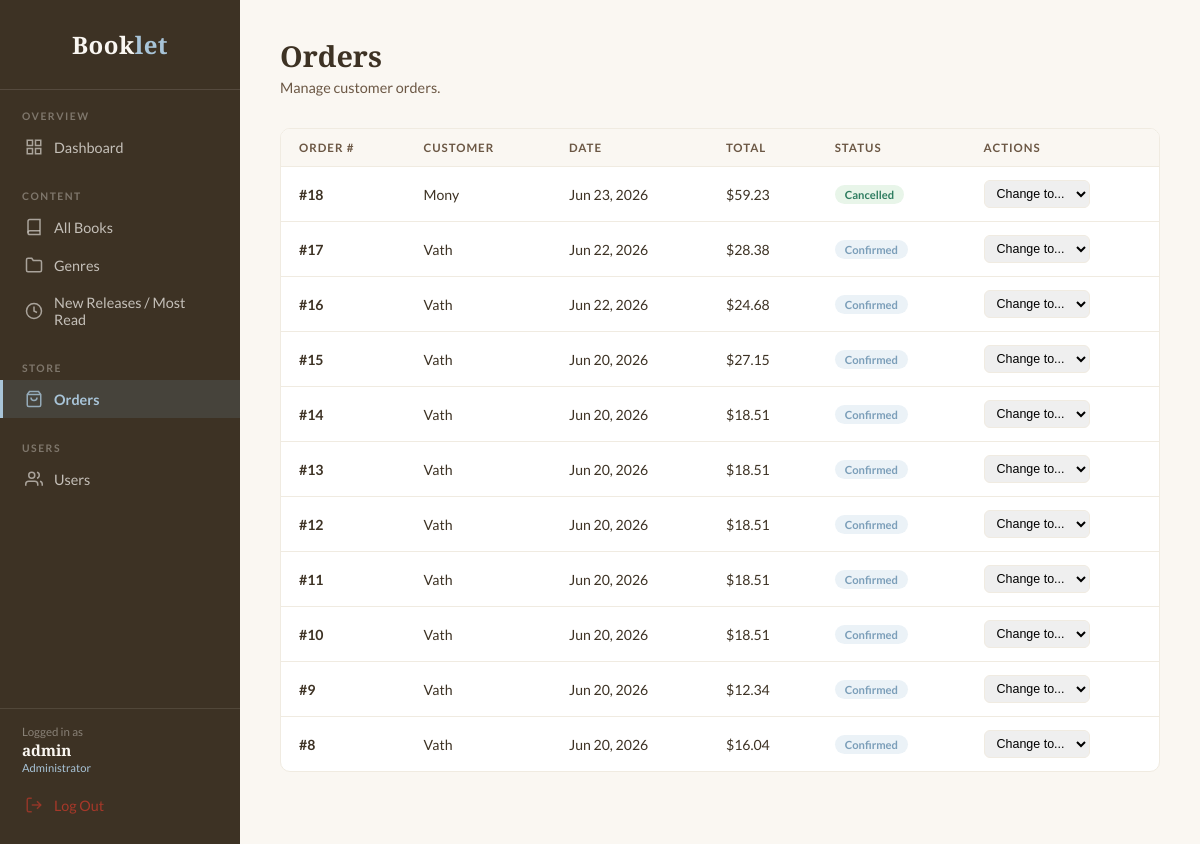
/api/admin/orders/ (signed in), run on the app's committed database.
### book/models.py (models this page shows, shortened)
class User(AbstractUser):
    ROLE_CHOICES = [
        ('customer', 'Customer'),
        ('admin', 'Admin'),
    ]
    role = models.CharField(max_length=20, choices=ROLE_CHOICES, default='customer')

class Order(models.Model):
    STATUS_CHOICES = [
        ('pending', 'Pending'),
        ('confirmed', 'Confirmed'),
        ('cancelled', 'Cancelled'),
    ]
    user = models.ForeignKey(User, on_delete=models.CASCADE, related_name='orders')
    order_date = models.DateTimeField(auto_now_add=True)
    total_price = models.FloatField(default=0)
    status = models.CharField(max_length=20, choices=STATUS_CHOICES, default='pending')

### book/views.py (the view)
# urls.py: path('admin/orders/',           views.admin_orders,                name='admin_orders'),
@login_required(login_url='admin_login')
@user_passes_test(is_admin_user, login_url='admin_login')
def admin_orders(request):
    if request.method == 'POST':
        order_id = request.POST.get('order_id')
        new_status = request.POST.get('new_status')
        if order_id and new_status:
            Order.objects.filter(id=order_id).update(status=new_status)
        return redirect('admin_orders')
    orders_list = Order.objects.all().order_by('-order_date')
    pending_orders_count = Order.objects.filter(status='pending').count()
    return render(request, 'Admin.html', {
        'active_section': 'orders',
        'orders': orders_list,
        'pending_orders_count': pending_orders_count,
    })

### book/views.py (called while the page is built)
def is_admin_user(user):
    return user.is_authenticated and (user.role == 'admin' or user.is_superuser)

### book/templates/Admin.html (shortened to what this page needs)
{% load static %}
<!DOCTYPE html>
<html lang="en">
<head>
</head>
<body>
    {% if not request.user.is_authenticated %}
    <div class="login-container">
        <div class="login-card">
            <h1>Booklet</h1>
            <p class="sub">Admin Login</p>
            {% if error %}
            <p class="error">{{ error }}</p>
            {% endif %}
            <form method="post" action="{% url 'admin_login' %}">
                {% csrf_token %}
                <label for="username">Username</label>
                <input type="text" id="username" name="username" required />
                <label for="password">Password</label>
                <input type="password" id="password" name="password" required />
                <button type="submit" class="btn-login">Sign In</button>
            </form>
        </div>
    </div>
    {% else %}
    <aside class="sidebar">
        <div class="sidebar-logo">Book<span>let</span></div>
        <nav>
            <div class="nav-section">
                <div class="nav-label">Overview</div>
                <a href="{% url 'admin_dashboard' %}" class="nav-item {% if active_section == 'dashboard' %}active{% endif %}">
                    <svg class="icon" viewBox="0 0 24 24" fill="none" stroke="currentColor" stroke-width="2">
                        <rect x="3" y="3" width="7" height="7" />
                        <rect x="14" y="3" width="7" height="7" />
                        <rect x="14" y="14" width="7" height="7" />
                        <rect x="3" y="14" width="7" height="7" />
                    </svg>
                    Dashboard
                </a>
            </div>
            <div class="nav-section">
                <div class="nav-label">Content</div>
                <a href="{% url 'admin_books_all' %}" class="nav-item {% if active_section == 'books_all' %}active{% endif %}">
                    <svg class="icon" viewBox="0 0 24 24" fill="none" stroke="currentColor" stroke-width="2">
                        <path d="M4 19.5A2.5 2.5 0 016.5 17H20" />
                        <path d="M6.5 2H20v20H6.5A2.5 2.5 0 014 19.5v-15A2.5 2.5 0 016.5 2z" />
                    </svg>
                    All Books
                </a>
                <a href="{% url 'admin_genre_list' %}" class="nav-item {% if active_section == 'genres' %}active{% endif %}">
                    <svg class="icon" viewBox="0 0 24 24" fill="none" stroke="currentColor" stroke-width="2">
                        <path d="M22 19a2 2 0 01-2 2H4a2 2 0 01-2-2V5a2 2 0 012-2h5l2 3h9a2 2 0 012 2z" />
                    </svg>
                    Genres
                </a>
                <a href="{% url 'admin_books_new' %}" class="nav-item {% if active_section == 'books_new' %}active{% endif %}">
                    <svg class="icon" viewBox="0 0 24 24" fill="none" stroke="currentColor" stroke-width="2">
                        <circle cx="12" cy="12" r="10" />
                        <polyline points="12 6 12 12 16 14" />
                    </svg>
                    New Releases / Most Read
                </a>
            </div>
            <div class="nav-section">
                <div class="nav-label">Store</div>
                <a href="{% url 'admin_orders' %}" class="nav-item {% if active_section == 'orders' %}active{% endif %}">
                    <svg class="icon" viewBox="0 0 24 24" fill="none" stroke="currentColor" stroke-width="2">
                        <path d="M6 2L3 6v14a2 2 0 002 2h14a2 2 0 002-2V6l-3-4z" />
                        <line x1="3" y1="6" x2="21" y2="6" />
                        <path d="M16 10a4 4 0 01-8 0" />
                    </svg>
                    Orders
                </a>
            </div>
            <div class="nav-section">
                <div class="nav-label">Users</div>
                <a href="{% url 'admin_users' %}" class="nav-item {% if active_section == 'users' %}active{% endif %}">
                    <svg class="icon" viewBox="0 0 24 24" fill="none" stroke="currentColor" stroke-width="2">
                        <path d="M17 21v-2a4 4 0 00-4-4H5a4 4 0 00-4 4v2" />
                        <circle cx="9" cy="7" r="4" />
                        <path d="M23 21v-2a4 4 0 00-3-3.87" />
                        <path d="M16 3.13a4 4 0 010 7.75" />
                    </svg>
                    Users
                </a>
            </div>
        </nav>
        <div class="sidebar-spacer"></div>
        <div class="sidebar-user">
            <div class="greeting">Logged in as</div>
            <div class="admin-name">{{ request.user.get_full_name|default:request.user.username }}</div>
            <div class="admin-role">Administrator</div>
        </div>
        <a href="{% url 'admin_logout' %}" class="nav-item logout">
            <svg class="icon" viewBox="0 0 24 24" fill="none" stroke="currentColor" stroke-width="2">
                <path d="M9 21H5a2 2 0 01-2-2V5a2 2 0 012-2h4" />
                <polyline points="16 17 21 12 16 7" />
                <line x1="21" y1="12" x2="9" y2="12" />
            </svg>
            Log Out
        </a>
    </aside>
    <main class="main">
        {% block admin_content %}
        {% if active_section == 'users' %}
        <div class="page-header">
            <h1>Users</h1>
            <p>All registered users on Booklet — including login activity.</p>
        </div>
        <div class="stats-grid">
            <div class="stat-card">
                <div class="stat-label">Total Users</div>
                <div class="stat-value">{{ total_users }}</div>
            </div>
            <div class="stat-card green">
                <div class="stat-label">Logged In</div>
                <div class="stat-value">{{ logged_in_users }}</div>
                <div class="stat-sub">users who have ever logged in via the API</div>
            </div>
            <div class="stat-card brown">
                <div class="stat-label">New This Month</div>
                <div class="stat-value">{{ new_users_this_month }}</div>
            </div>
        </div>
        <div class="filter-tabs">
            <a href="{% url 'admin_users' %}?filter=all" class="filter-tab {% if filter_type == 'all' %}active{% endif %}">
                All Users
                <span class="badge-sm">{{ total_users }}</span>
            </a>
            <a href="{% url 'admin_users' %}?filter=logged_in" class="filter-tab {% if filter_type == 'logged_in' %}active{% endif %}">
                Logged In
                <span class="badge-sm">{{ logged_in_users }}</span>
            </a>
        </div>
        <div class="table-wrap">
            <table>
                <thead>
                    <tr>
                        <th>ID</th>
                        <th>Username</th>
                        <th>Full Name</th>
                        <th>Email</th>
                        <th>Role</th>
                        <th>Joined</th>
                        <th>Last Login</th>
                        <th>Actions</th>
                    </tr>
                </thead>
                <tbody>
                    {% for u in users %}
                    <tr>
                        <td style="font-weight:600;">#{{ u.id }}</td>
                        <td class="book-title">{{ u.username }}</td>
                        <td>{{ u.get_full_name|default:"—" }}</td>
                        <td>{{ u.email|default:"—" }}</td>
                        <td>
                            <span class="tag {% if u.role == 'admin' %}tag-popular{% else %}tag-classic{% endif %}">
                                {{ u.get_role_display }}
                            </span>
                        </td>
                        <td>{{ u.date_joined|date:"M d, Y" }}</td>
                        <td>
                            {% if u.last_login %}
                            <span style="white-space:nowrap;">{{ u.last_login|date:"M d, Y H:i" }}</span>
                            {% else %}
                            <span style="color:var(--brown-light); font-style:italic;">Never</span>
                            {% endif %}
                        </td>
                        <td>
                            <form method="post" action="{% url 'admin_user_delete' u.id %}" style="display:inline;">
                                {% csrf_token %}
                                <button type="submit" class="icon-btn del"
                                    onclick="return confirm('Delete user {{ u.username|escapejs }} permanently?')">Delete</button>
                            </form>
                        </td>
                    </tr>
                    {% empty %}
                    <tr>
                        <td colspan="8" style="text-align:center; padding:32px; color: var(--brown-light);">
                            No users found.
                        </td>
                    </tr>
                    {% endfor %}
                </tbody>
            </table>
        </div>
        {% elif active_section == 'orders' %}
        <div class="page-header">
            <h1>Orders</h1>
            <p>Manage customer orders.</p>
        </div>
        <div class="table-wrap">
            <table>
                <thead>
                    <tr>
                        <th>Order #</th>
                        <th>Customer</th>
                        <th>Date</th>
                        <th>Total</th>
                        <th>Status</th>
                        <th>Actions</th>
                    </tr>
                </thead>
                <tbody>
                    {% for order in orders %}
                    <tr>
                        <td style="font-weight:700;">#{{ order.id }}</td>
                        <td>{{ order.user.username }}</td>
                        <td>{{ order.order_date|date:"M d, Y" }}</td>
                        <td>${{ order.total_price|floatformat:2 }}</td>
                        <td>
                            <span class="tag {% if order.status == 'pending' %}tag-new{% elif order.status == 'confirmed' %}tag-popular{% elif order.status == 'cancelled' %}tag-new{% endif %}">
                                {{ order.get_status_display }}
                            </span>
                        </td>
                        <td>
                            <div class="actions">
                                <form method="post" action="{% url 'admin_orders' %}" style="display:inline;">
                                    <select name="new_status" onchange="this.form.submit()"
                                        style="padding:5px 8px; border:1px solid var(--cream-mid); border-radius:6px; font-size:.78rem;">
                                        <option value="">Change to...</option>
                                    </select>
                                </form>
                            </div>
                        </td>
                    </tr>
                    {% empty %}
                    <tr>
                        <td colspan="6" style="text-align:center; padding:32px; color: var(--brown-light);">
                            No orders yet.
                        </td>
                    </tr>
                    {% endfor %}
                </tbody>
            </table>
        </div>
        {% endif %}
        {% endblock %}
    </main>
    {% endif %}
</body>
</html>

### book/templates/Admin.html (style rules this page uses)
:root { --cream: #FAF7F2; --cream-mid: #F0EBE1; --brown: #3D3224; --brown-light: #6B5744; --blue: #7B9EB9; --blue-light: #A8C4D8; --blue-faint: #EBF2F7; --red: #C0392B; --green: #2E7D60; --sidebar-w: 240px; --radius: 10px; }
*, *::before, *::after { box-sizing: border-box; margin: 0; padding: 0; }
body { font-family: 'Lato', sans-serif; background: var(--cream); color: var(--brown); display: flex; min-height: 100vh; }
.sidebar { width: var(--sidebar-w); background: var(--brown); display: flex; flex-direction: column; position: fixed; top: 0; left: 0; bottom: 0; padding: 28px 0 20px; z-index: 100; }
.sidebar-logo { font-family: 'Playfair Display', serif; font-size: 1.5rem; font-weight: 700; color: var(--cream); text-align: center; padding: 0 20px 28px; border-bottom: 1px solid rgba(250, 247, 242, .12); letter-spacing: .5px; }
.sidebar-logo span { color: var(--blue-light); }
.nav-section { padding: 20px 0 4px; }
.nav-label { font-size: .65rem; font-weight: 700; letter-spacing: 1.5px; text-transform: uppercase; color: rgba(250, 247, 242, .35); padding: 0 22px; margin-bottom: 6px; }
.nav-item { display: flex; align-items: center; gap: 11px; padding: 10px 22px; color: rgba(250, 247, 242, .72); text-decoration: none; font-size: .9rem; font-weight: 400; border-left: 3px solid transparent; transition: background .15s, color .15s, border-color .15s; position: relative; }
.nav-item.active { background: rgba(123, 158, 185, .15); color: var(--blue-light); border-left-color: var(--blue-light); font-weight: 600; }
.nav-item .icon { width: 18px; height: 18px; flex-shrink: 0; opacity: .8; }
.sidebar-spacer { flex: 1; }
.sidebar-user { padding: 16px 22px 8px; border-top: 1px solid rgba(250, 247, 242, .1); }
.sidebar-user .greeting { font-size: .72rem; color: rgba(250, 247, 242, .4); margin-bottom: 2px; }
.sidebar-user .admin-name { font-family: 'Playfair Display', serif; font-size: .95rem; color: var(--cream); font-weight: 600; }
.sidebar-user .admin-role { font-size: .7rem; color: var(--blue-light); margin-top: 1px; }
.nav-item.logout { color: rgba(192, 57, 43, .8); margin-top: 4px; }
.main { margin-left: var(--sidebar-w); flex: 1; padding: 36px 40px; max-width: 1200px; }
.page-header { margin-bottom: 32px; }
.page-header h1 { font-family: 'Playfair Display', serif; font-size: 1.8rem; font-weight: 700; color: var(--brown); }
.page-header p { font-size: .9rem; color: var(--brown-light); margin-top: 4px; }
.table-wrap { background: #fff; border-radius: var(--radius); border: 1px solid var(--cream-mid); overflow: hidden; margin-bottom: 36px; }
table { width: 100%; border-collapse: collapse; }
thead th { background: var(--cream); font-size: .72rem; font-weight: 700; text-transform: uppercase; letter-spacing: 1px; color: var(--brown-light); padding: 12px 18px; text-align: left; border-bottom: 1px solid var(--cream-mid); }
tbody tr { border-bottom: 1px solid var(--cream-mid); transition: background .12s; }
tbody tr:last-child { border-bottom: none; }
tbody td { padding: 13px 18px; font-size: .88rem; vertical-align: middle; }
.tag { font-size: .7rem; font-weight: 700; padding: 3px 10px; border-radius: 20px; display: inline-block; }
.tag-new { background: #e8f5e9; color: var(--green); }
.tag-popular { background: var(--blue-faint); color: var(--blue); }
.actions { display: flex; gap: 8px; }

### data on the page
User: user.get_full_name "admin"
Order: id "18", user.username "Mony", order_date "Jun 23, 2026", total_price "59.23", status "Cancelled"
Order: id "17", user.username "Vath", order_date "Jun 22, 2026", total_price "28.38", status "Confirmed"
Order: id "16", user.username "Vath", order_date "Jun 22, 2026", total_price "24.68", status "Confirmed"
Order: id "15", user.username "Vath", order_date "Jun 20, 2026", total_price "27.15", status "Confirmed"
Order: id "14", user.username "Vath", order_date "Jun 20, 2026", total_price "18.51", status "Confirmed"
Order: id "13", user.username "Vath", order_date "Jun 20, 2026", total_price "18.51", status "Confirmed"
Order: id "12", user.username "Vath", order_date "Jun 20, 2026", total_price "18.51", status "Confirmed"
Order: id "11", user.username "Vath", order_date "Jun 20, 2026", total_price "18.51", status "Confirmed"
Order: id "10", user.username "Vath", order_date "Jun 20, 2026", total_price "18.51", status "Confirmed"
Order: id "9", user.username "Vath", order_date "Jun 20, 2026", total_price "12.34", status "Confirmed"
Order: id "8", user.username "Vath", order_date "Jun 20, 2026", total_price "16.04", status "Confirmed"
